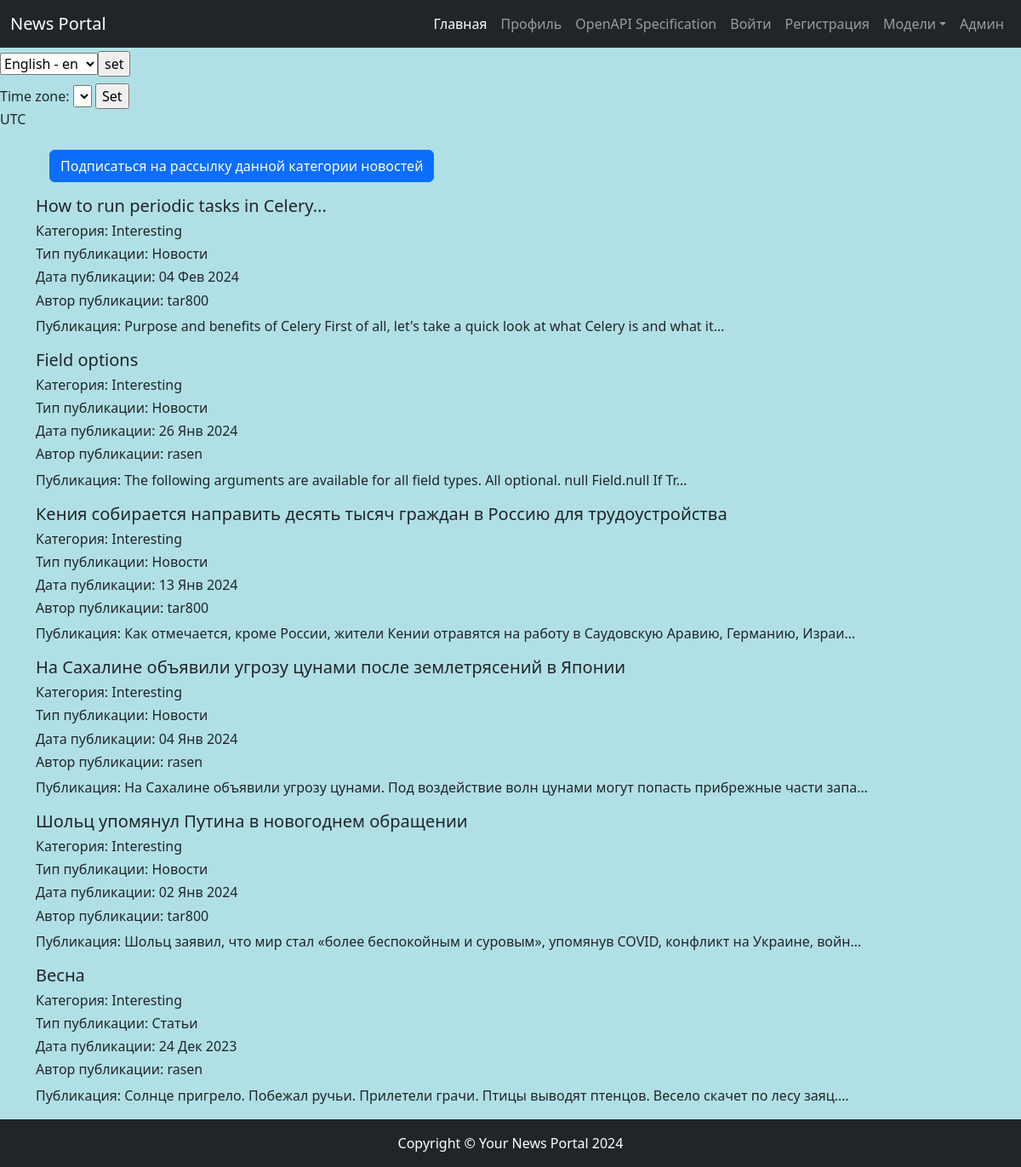
Page /categories/4 on the earlier database version.
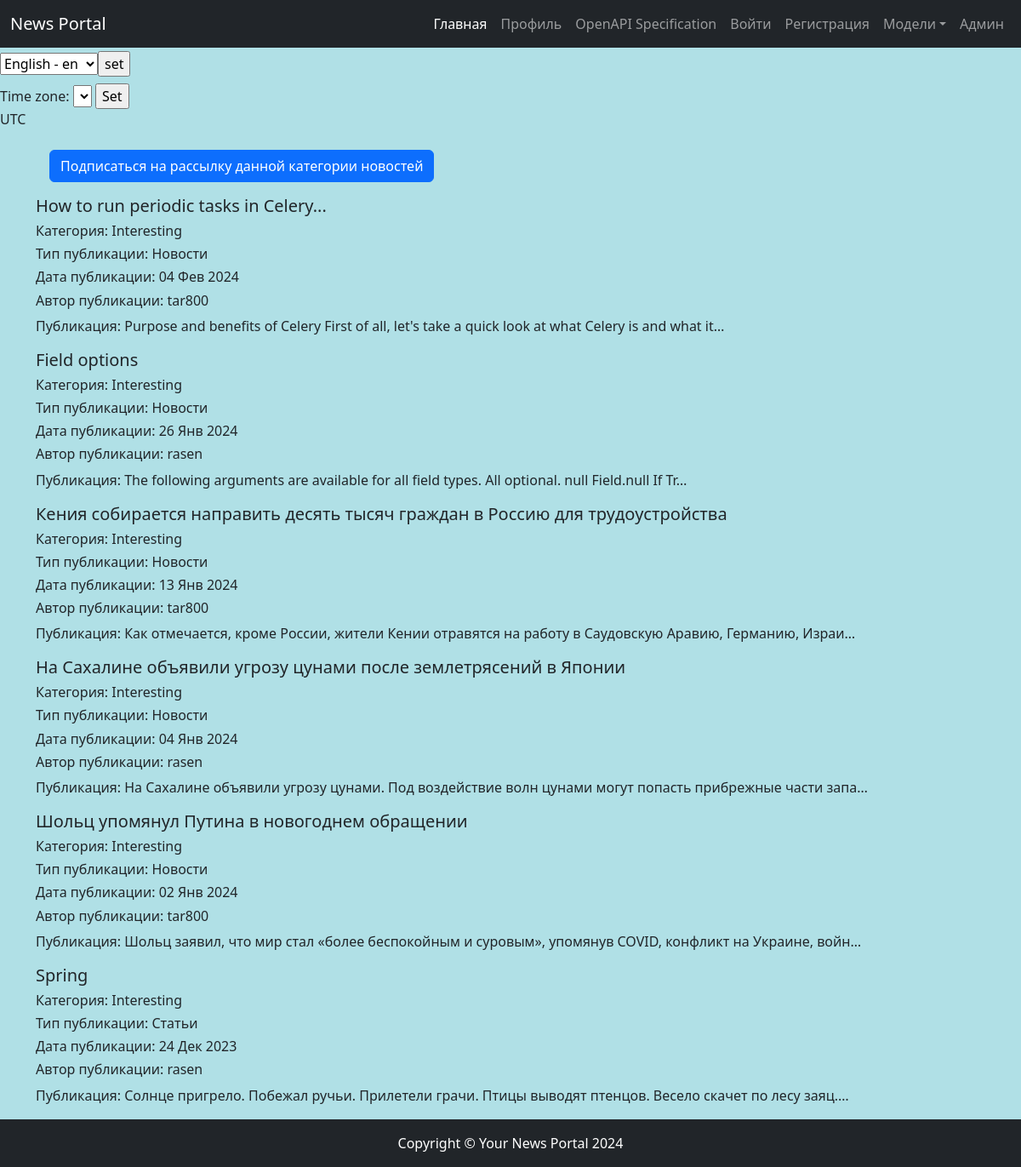
Same page on the later database version.
### news/models.py (models this page shows, shortened)
class Post(models.Model):
    news = 'NE'
    articles = 'AR'
    TYPES = [
        (news, _('News')),
        (articles, _('Articles'))
    ]
    author = models.ForeignKey(Author, on_delete=models.CASCADE, verbose_name=_('Author'))
    choice_types = models.CharField(_('Choice of Types'), max_length=2, choices=TYPES, default=news)
    time_in = models.DateTimeField(_('Time zone'), default=timezone.now)
    categories_post = models.ManyToManyField(Category, through='PostCategory')
    title = models.CharField(_('Title'), max_length=240, default='')
    content = models.TextField(_('Content'), blank=False)
    rate_new = models.IntegerField(_('New rate'), default=0)
    class Meta:
        verbose_name = _('Post')
        verbose_name_plural = _('Posts')

class Author(models.Model):
    user = models.OneToOneField(User, on_delete=models.CASCADE, verbose_name=_('User'))
    rating = models.IntegerField(_('Ratiing'), default=0)
    class Meta:
        verbose_name = _('Author')
        verbose_name_plural = _('Authors')

### news/views/category.py (the view)
# urls.py: path('categories/<int:pk>', CategoryDetailView.as_view(), name='category_detail'),
class CategoryDetailView(ListView):
    model = Post
    template_name = APP + "category_detail.html"
    context_object_name = "category_list"
    def get_queryset(self):
        self.category = get_object_or_404(Category, id=self.kwargs["pk"])
        queryset = Post.objects.filter(categories_post=self.category).order_by('-time_in')
        return queryset
    def get_context_data(self, **kwargs):
        context = super().get_context_data(**kwargs)
        context['is_not_subcriber'] = self.request.user not in self.category.subscribers.all()
        context['category_post_detail'] = self.category
        return context

### news/models.py (called while the page is built)
    def __str__(self):
        return f'{self.category_name}'

### news/templates/news/category_detail.html (shortened to what this page needs)
{% extends 'default.html' %}
{% block content %}
    {% if not is_not_subscriber %}
    <div class="p-3">
        <a class="btn btn-primary" href="{{ category_post_detail.id }}/subscribe/" role="button">Подписаться на рассылку данной категории новостей</a>
    </div>
        {% for post in category_list %}
          <div class="mb-3">
                <h5>  {{ post.title|truncatechars:100 }} </h5>
                <h6>Категория: {{ category_post_detail }} </h6>
                <h6>Тип публикации: {{ post.get_choice_types_display }}</h6>
                <h6>Дата публикации: {{ post.time_in|date:'d M Y' }} </h6>
                <h6>Автор публикации: {{ post.author.user }} </h6>
                <span>Публикация: {{ post.content|truncatechars:100 }}</span>
          </div>
        {% endfor %}
    {% else %}
        <div class="p-3">
            <h4> Вы уже подписаны
                <a class="btn btn-primary" href="{{ category_post_detail.id }}/unsubscribe/" role="button">Отписаться от рассылки данной категории новостей</a>
            </h4>
        </div>
    {% endif %}
</div>
{% endblock content %}

Differences in the rows shown:
changed Post "Статьи": title "Весна" → "Spring"
